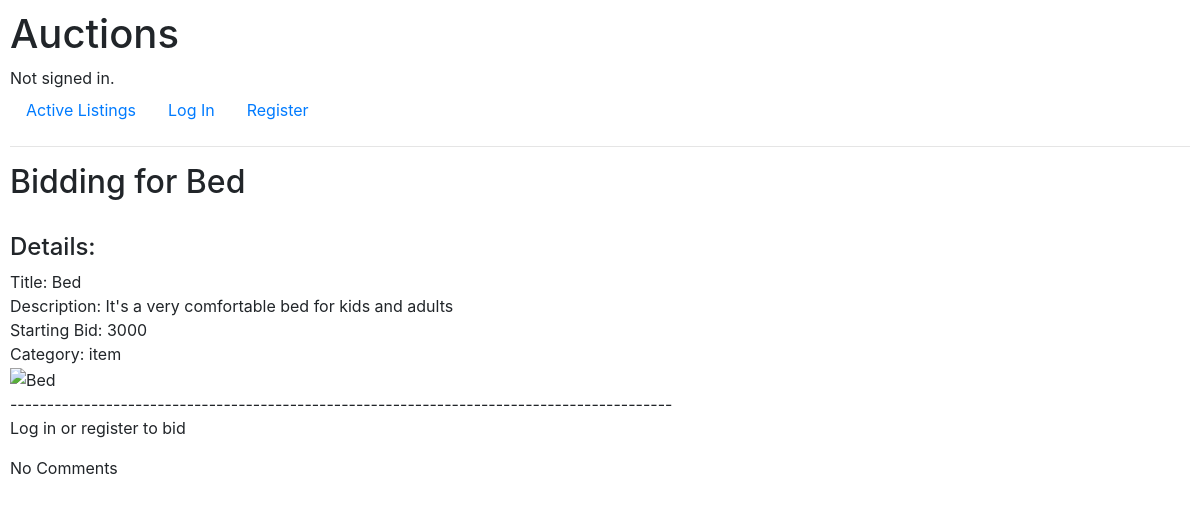
The app's page /bid/Bed, older data.
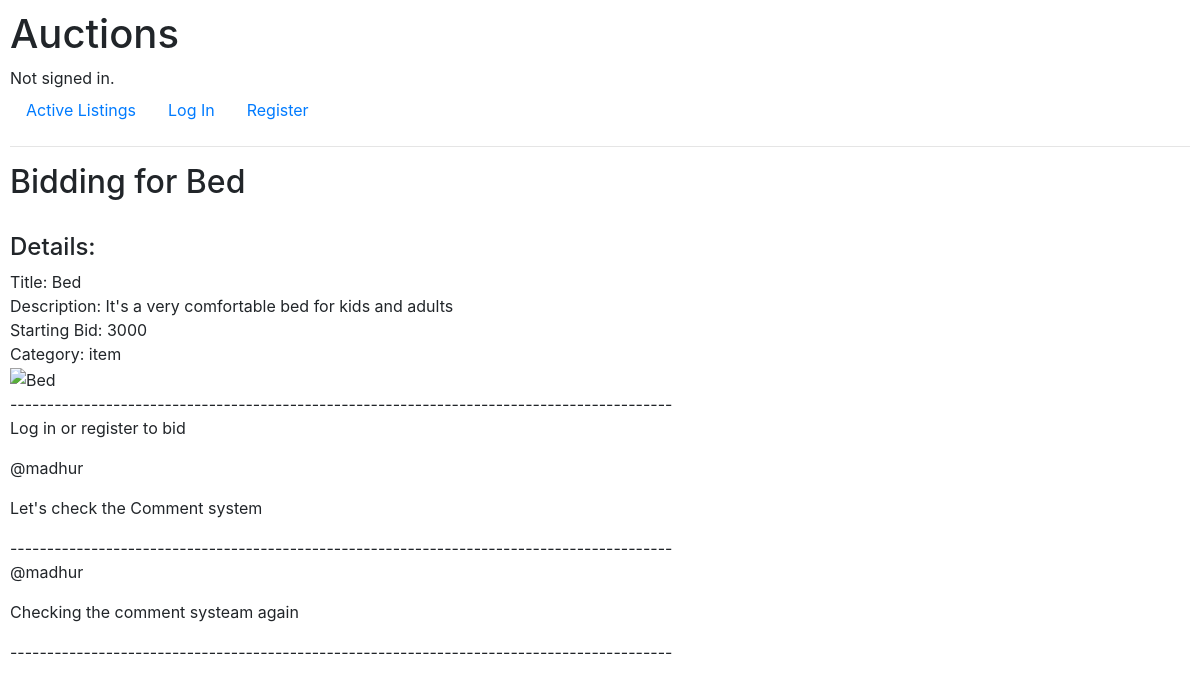
The same page, newer data.
### auctions/models.py (models this page shows, shortened)
class Listing(models.Model):
    user = models.ForeignKey(User, on_delete=models.CASCADE, related_name= "user")
    title = models.CharField(max_length=64)
    description = models.TextField(default=title)
    starting_bid = models.PositiveBigIntegerField()
    status = models.BooleanField(default=True)
    image = models.CharField(max_length=512, blank = True, default="")
    category = models.CharField(max_length=32,blank=True, default="")
    watchlist = models.ManyToManyField(User,blank=True)
    highest_bid = models.PositiveBigIntegerField()

class Comment(models.Model):
    user = models.ForeignKey(User, on_delete=models.CASCADE)
    listing = models.ForeignKey(Listing, on_delete=models.CASCADE)
    description = models.TextField(default="")

class User(AbstractUser):
    def __str__(self):
        return f"{self.username}"

### auctions/views.py (the view, shortened to what this page needs)
# urls.py: path("bid/<str:title>", views.bid, name="bid"),
def bid(request, title):
    lst = Listing.objects.get(title=title)
    maxBid = Bids.objects.filter(listing=lst).aggregate(Max("value"))
    if Comment.objects.filter(listing=lst).exists():
        userComments = Comment.objects.filter(listing=lst)
    else:
        userComments = None
    try:
        maxBidder = Bids.objects.get(value=int(maxBid['value__max']))
    except:
        maxBidder = "N/A"
    return render(request, "auctions/bid.html", {
        "title": title,
        "list": lst,
        "maxBidder": maxBidder,
        "userComment": userComments,
    })

### auctions/templates/auctions/bid.html (shortened to what this page needs)
{% extends "auctions/layout.html" %}
{% block body %}
    <h2>Bidding for {{ title }}</h2><br>
    <h4>Details: </h4>
    Title: {{ list.title }}<br>
    Description: {{ list.description }}<br>
    Starting Bid: {{ list.starting_bid }}<br>
    Category: {{ list.category }}<br>
    <img src="{{ list.image }}" alt="{{ list.title }}"><br>
    ------------------------------------------------------------------------------------------
    {% if user.is_authenticated and user.username != list.user.username and list.status == True %}
        <form method="post">
            {% csrf_token %}
            <div class="form-group">
                <label>Current Bid: </label><br>
                <p>By: {{ maxBidder }}</p>
                <input class="form-control" disabled type="number" name="current_bid" placeholder="Current Bid" value="{{ list.highest_bid }}"><br>
                <label>New Bid: </label>
                <input class="form-control" type="number" name="highest_bid" placeholder="Your Bid" ><br>
                <input type="submit" class="btn btn-primary" value="Make Bid"><br>
                {% if message is True %}
                    The bid cannot be less than the highest bid
                {% endif %}
            </div>
        </form>
    {% elif list.status == False %}
        <p>Bid Over</p>
        <p>Winner: {{ maxBidder }}</p>
        <p>For: {{ list.highest_bid }}</p>
    {% else %}
        <p>Log in or register to bid</p>
    {% endif %}
    {% if userComment == None %}
        <p>No Comments</p>
    {% else %}
        {% for comment in userComment %}
            <p>@{{ comment.user.username }}</p>
            <p>{{ comment.description }}</p>
        ------------------------------------------------------------------------------------------
        {% endfor %}
    {% endif %}
{% endblock %}

### auctions/templates/auctions/layout.html (shortened to what this page needs)
{% load static %}
<!DOCTYPE html>
<html lang="en">
    <head>
        <link rel="stylesheet" href="https://stackpath.bootstrapcdn.com/bootstrap/4.4.1/css/bootstrap.min.css">
        <link href="{% static 'auctions/styles.css' %}" rel="stylesheet">
    </head>
    <body>
        <h1>Auctions</h1>
        <div>
            {% if user.is_authenticated %}
                Signed in as <strong>{{ user.username }}</strong>.
            {% else %}
                Not signed in.
            {% endif %}
        </div>
        <ul class="nav">
            <li class="nav-item">
                <a class="nav-link" href="{% url 'index' %}">Active Listings</a>
            </li>
            {% if user.is_authenticated %}
                <li class="nav-item">
                    <a class="nav-link" href="{% url 'watchlist' %}">Watchlist</a>
                </li>
                <li class="nav-item">
                    <a class="nav-link" href="{% url 'createListing' %}">Create Listing</a>
                </li>
                <li class="nav-item">
                    <a class="nav-link" href="{% url 'logout' %}">Log Out</a>
                </li>
            {% else %}
                <li class="nav-item">
                    <a class="nav-link" href="{% url 'login' %}">Log In</a>
                </li>
                <li class="nav-item">
                    <a class="nav-link" href="{% url 'register' %}">Register</a>
                </li>
            {% endif %}
        </ul>
        <hr>
        {% block body %}
        {% endblock %}
    </body>
</html>

### auctions/static/auctions/styles.css (style rules this page uses)
body { padding: 10px; }

Row changes from the older to the newer data that the page shows:
added Comment: user.username "madhur", description "Let's check the Comment system"
added Comment: user.username "madhur", description "Checking the comment systeam again"
Text that changed along with them:
text no longer shown: "No Comments"
